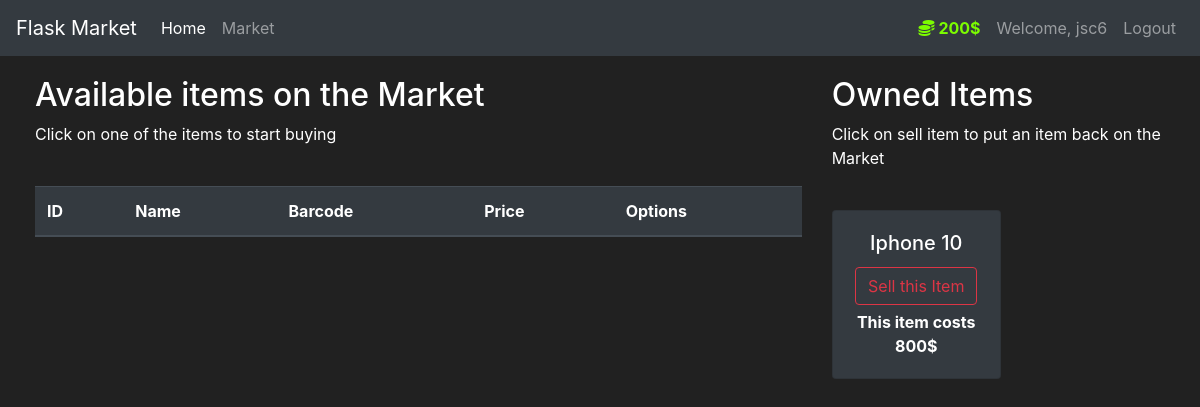
/market (signed in), run on an earlier commit of the app's database.
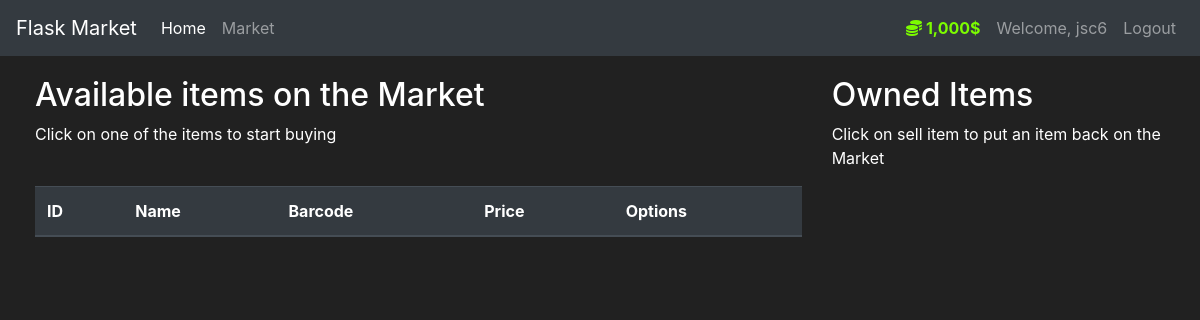
And on a later commit of the database.
### market/models.py (models this page shows, shortened)
class User(db.Model, UserMixin):
    id = db.Column(db.Integer(), primary_key=True)
    username = db.Column(db.String(length=30), nullable=False, unique=True)
    email_address = db.Column(db.String(length=50), nullable=False, unique=True)
    password_hash = db.Column(db.String(length=60), nullable=False)
    budget = db.Column(db.Integer(), nullable=False, default=1000)
    items = db.relationship('Item', backref='owned_user', lazy=True)
    @property
    def prettier_budget(self):
        if len(str(self.budget)) >= 4:
            return f'{str(self.budget)[:-3]},{str(self.budget)[-3:]}$'
        else:
            return f"{self.budget}$"
    @property
    def password(self):
        return self.password

class Item(db.Model):
    id = db.Column(db.Integer(), primary_key=True)
    name = db.Column(db.String(length=30), nullable=False, unique=True)
    price = db.Column(db.Integer(), nullable=False)
    barcode = db.Column(db.String(length=12), nullable=False, unique=True)
    description = db.Column(db.String(length=1024), nullable=False, unique=True)
    owner = db.Column(db.Integer(), db.ForeignKey('user.id'))

### market/routes.py (the view, shortened to what this page needs)
@app.route('/market', methods=['GET', 'POST'])
@login_required
def market_page():
    purchase_form = PurchaseItemForm()
    selling_form = SellItemForm()
    if request.method == "GET":
        items = Item.query.filter_by(owner=None)
        owned_items = Item.query.filter_by(owner=current_user.id)
        return render_template('market.html', items=items, purchase_form=purchase_form, owned_items=owned_items, selling_form=selling_form)

### market/models.py (called while the page is built)
@login_manager.user_loader
def load_user(user_id):
    return User.query.get(int(user_id))

### market/templates/market.html (shortened to what this page needs)
{% extends 'base.html' %}
{% block content %}
<div class="row" style="margin-top:20px; margin-left:20px">
   <div class="col-8">
       <h2>Available items on the Market</h2>
       <p>Click on one of the items to start buying</p>
       <br>
      <table class="table table-hover table-dark">
         <thead>
            <tr>
               <th scope="col">ID</th>
               <th scope="col">Name</th>
               <th scope="col">Barcode</th>
               <th scope="col">Price</th>
               <th scope="col">Options</th>
            </tr>
         </thead>
      </table>
   </div>
   <div class="col-4">
        <h2>Owned Items</h2>
        <p>Click on sell item to put an item back on the Market</p>
        <br>
        <div class="row">
           {% for owned_item in owned_items %}
             <div class="col-md-6">
                 <div style="margin-bottom: 5px" class="card text-center bg-dark">
                      <div class="card-body">
                          <h5 class="card-title">{{ owned_item.name }}</h5>
                          <button type="button" class="btn btn-outline-danger" style="margin-bottom: 5px"
                                  data-toggle="modal" data-target="#Modal-SellingConfirm-{{ owned_item.id }}">
                              Sell this Item
                          </button>
                          <p class="card-text"><strong>
                              This item costs {{ owned_item.price }}$
                          </strong></p>
                      </div>
                  </div>
             </div>
           {% endfor %}
        </div>
   </div>
</div>
{% endblock %}

### market/templates/base.html (shortened to what this page needs)
<!doctype html>
<html lang="en">
   <head>
      <link rel="stylesheet" href="https://cdn.jsdelivr.net/npm/bootstrap@4.5.3/dist/css/bootstrap.min.css">
   </head>
   <body>
    <nav class="navbar navbar-expand-md navbar-dark bg-dark">
      <a class="navbar-brand" href="#">Flask Market</a>
      <div class="collapse navbar-collapse" id="navbarNav">
        <ul class="navbar-nav mr-auto">
            <li class="nav-item active">
                <a class="nav-link" href="{{ url_for('home_page') }}">Home <span class="sr-only">(current)</span></a>
            </li>
            <li class="nav-item">
                <a class="nav-link" href="{{ url_for('market_page') }}">Market</a>
            </li>
        </ul>
          {% if current_user.is_authenticated %}
            <ul class="navbar-nav">
                <li class="nav-item">
                    <a class="nav-link" style="color: lawngreen; font-weight: bold">
                        <i class="fas fa-coins"></i>
                        {{ current_user.prettier_budget }}
                    </a>
                </li>
                <li class="nav-item">
                    <a class="nav-link">Welcome, {{ current_user.username }}</a>
                </li>
                <li class="nav-item">
                    <a class="nav-link" href="{{ url_for('logout_page') }}">Logout</a>
                </li>
            </ul>
          {% endif %}
      </div>
    </nav>
      {% block content %}
      {% endblock %}
   </body>
</html>

### market/templates/base.html (style rules this page uses)
body { background-color: #212121; color: white }

What changed in the data, as far as the page shows it:
no longer on this page (row edited): Item: name "Iphone 10", price "800"
changed User "jsc6": prettier_budget "200$" → "1,000$"
